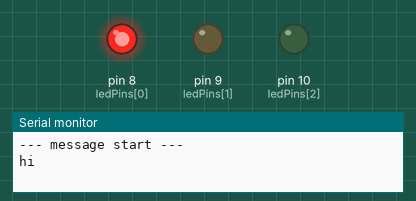
Simulated run of this sketch. Board: Arduino Uno, built with avr-gcc and run on an emulated ATmega328P. Shown: output pins drawn as LEDs (lit = HIGH), the last lines printed to the serial monitor.

Above: at 0.7 s.
At 2.7 s:
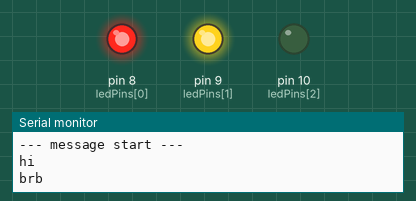
At 4.7 s:
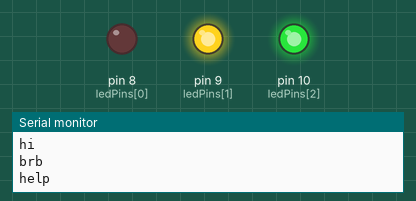
At 6.7 s:
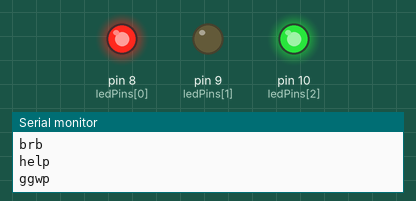
At 8.15 s:
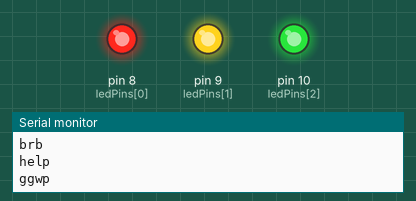
At 10.0 s:
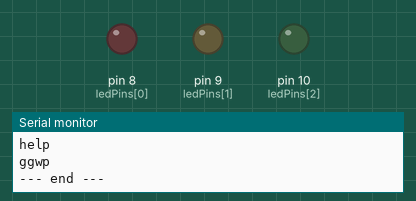
Timing chart, 0 to 14.6 s (numbered marks = the images above):
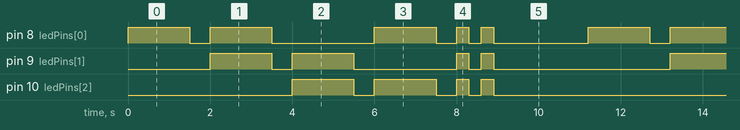

Measured:
- by itself, pin 9 (ledPins[1]): repeats every 11.2 s: LOW 0.50 s, HIGH 1.5 s, LOW 2.5 s, HIGH 0.30 s, LOW 0.30 s, HIGH 0.30 s, LOW 4.3 s, HIGH 1.5 s
- by itself, pin 10 (ledPins[2]): repeats every 11.2 s: LOW 0.50 s, HIGH 1.5 s, LOW 0.50 s, HIGH 0.30 s, LOW 0.30 s, HIGH 0.30 s, LOW 6.3 s, HIGH 1.5 s
- by itself, pin 8 (ledPins[0]): repeats every 11.2 s: LOW 0.50 s, HIGH 1.5 s, LOW 2.5 s, HIGH 1.5 s, LOW 0.50 s, HIGH 0.30 s, LOW 0.30 s, HIGH 0.30 s, LOW 2.3 s, HIGH 1.5 s

The sketch:

sketch.ino
```cpp
// Custom Binary Code
// Three LEDs act as a tiny "screen". Each ON/OFF pattern stands for a word.
//
// Rules of the code:
//   000 (all off)  = gap between words
//   111 (all on)   = end of message (flashes twice)
//   the other 6 patterns = words in the vocabulary below

const int ledPins[] = {8, 9, 10};
const int NUM_LEDS = 3;

const int WORD_TIME = 1500;  // how long each word stays on (ms)
const int GAP_TIME = 500;    // all-off gap between words (ms)

// Vocabulary:
String vocabulary[] = {"hi", "yes", "no", "brb", "help", "ggwp"};

int codes[][3] = {
  {1, 0, 0},  // hi
  {0, 1, 0},  // yes
  {0, 0, 1},  // no
  {1, 1, 0},  // brb
  {0, 1, 1},  // help
  {1, 0, 1}   // ggwp
};

// The message to send, as positions in the vocabulary (hi, brb, help, ggwp)
int message[] = {0, 3, 4, 5};
const int MESSAGE_LENGTH = 4;

void setup() {
  Serial.begin(9600);
  for (int i = 0; i < NUM_LEDS; i++) {
    pinMode(ledPins[i], OUTPUT);
  }
}

void showPattern(const int pattern[]) {
  for (int i = 0; i < NUM_LEDS; i++) {
    digitalWrite(ledPins[i], pattern[i] == 1 ? HIGH : LOW);
  }
}

void allLeds(int state) {
  for (int i = 0; i < NUM_LEDS; i++) {
    digitalWrite(ledPins[i], state);
  }
}

void endOfMessage() {
  for (int i = 0; i < 2; i++) {
    allLeds(HIGH);
    delay(300);
    allLeds(LOW);
    delay(300);
  }
}

void loop() {
  Serial.println("--- message start ---");

  for (int i = 0; i < MESSAGE_LENGTH; i++) {
    int wordIndex = message[i];
    Serial.println(vocabulary[wordIndex]);
    showPattern(codes[wordIndex]);
    delay(WORD_TIME);

    allLeds(LOW);  // gap so you can tell where one word ends
    delay(GAP_TIME);
  }

  endOfMessage();
  Serial.println("--- end ---");
  delay(2000);
}
```
